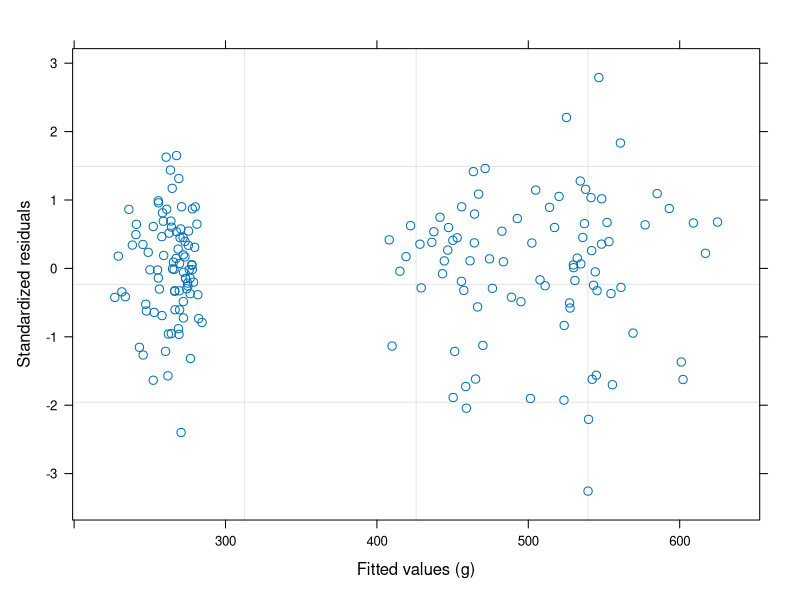
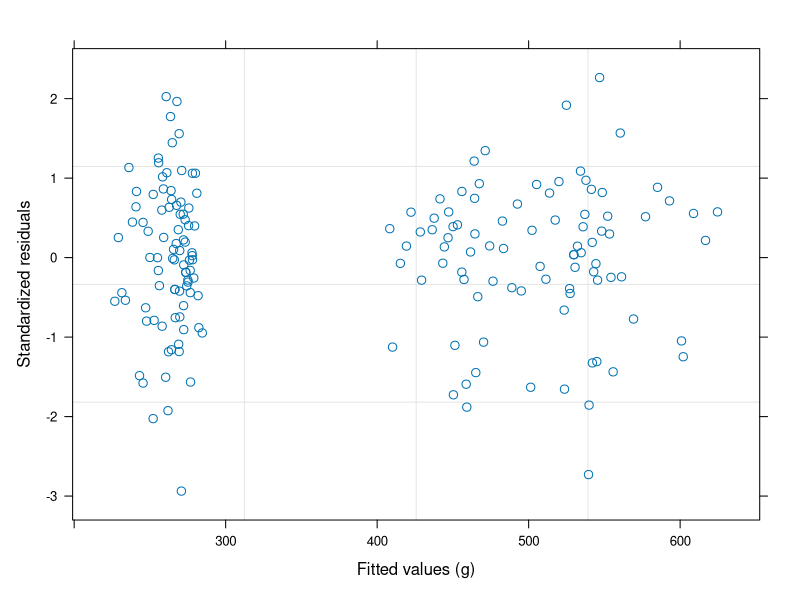
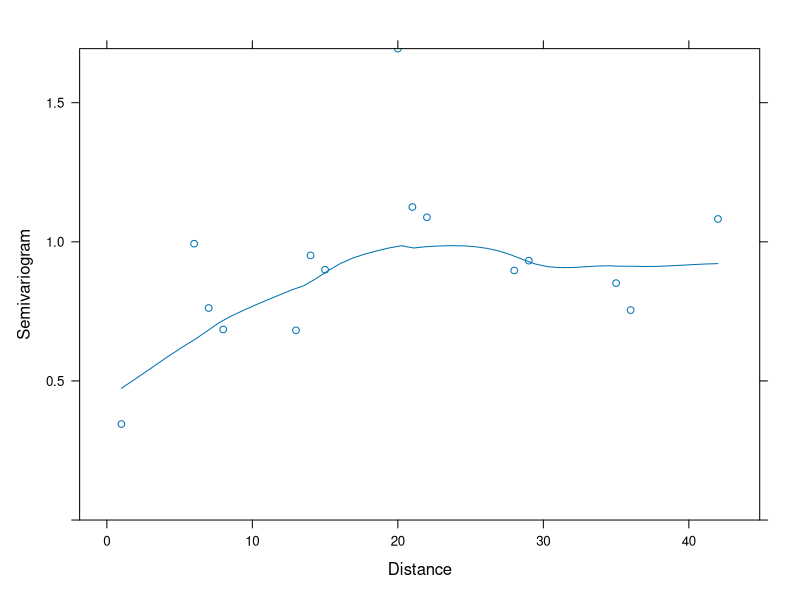
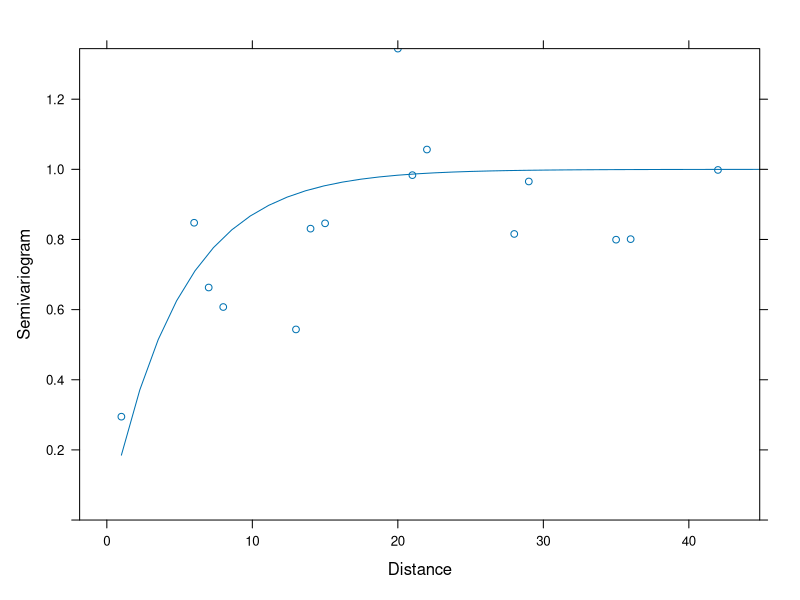
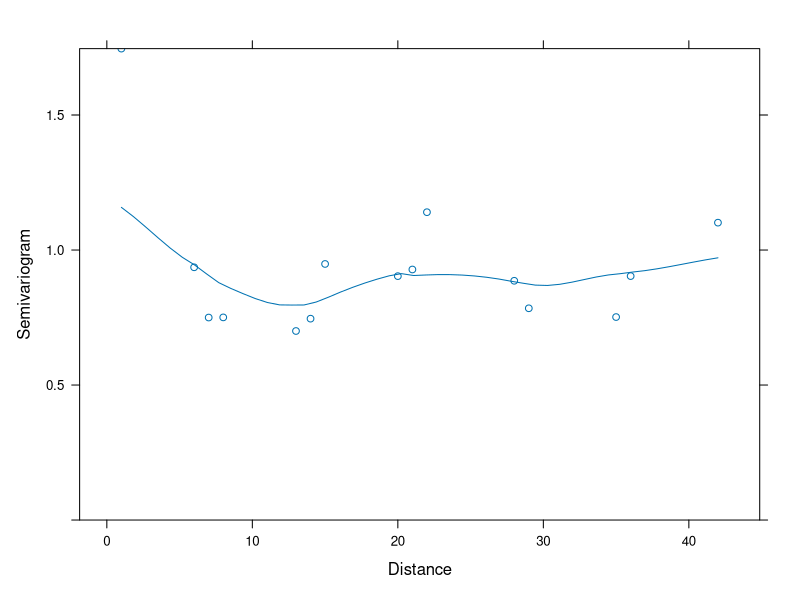

These figures' R source, in order:
library(nlme)
data(BodyWeight) #each package comes with complete examples to learn their use.
?BodyWeight # Read about example
options(contrasts=c("contr.treatment", "contr.poly"))

class(BodyWeight) # this is a groupedData object
# therefore, rat is already a grouping factor included in the randm effects by default. See the estimated random effects in the model. There are random effects in the intercept and time slope for each rat.
bw1.lme<-lme(weight~Time*Diet, BodyWeight, random=~Time)
bw2.lme<-lme(weight~Time*Diet, BodyWeight, random=~Time|Rat)
bw1.lme;bw2.lme
plot(bw1.lme, resid(., type="p")~fitted(.)) # typical heterogeneity of variance
bw2.lme<-update(bw1.lme,weights=varPower(form=~fitted(.)))

plot(bw2.lme, resid(., type="p")~fitted(.)) #check residuals again
#Suspect temporal autocorrelation of residuals, but sampling times are irregular so we use a spatial approach
vg<-Variogram(bw2.lme, form=~Time, maxDist=42)
vg
plot(vg) #plot the semivariogram
bw3.lme<-update(bw2.lme, corr=corExp(form=~Time))
bw3.lme
intervals(bw3.lme)# note that this example has heterogeneity of variance and lack of independence.
anova(bw2.lme, bw3.lme) #check significance of  adding a model for lack of independence.
plot(Variogram(bw3.lme, form=~Time, maxDist=42))
# what variogram model was used? find the default

plot( Variogram(bw3.lme, form = ~ Time, maxDist = 42, resType = "n", robust = T) ) # check variogram of data corrected for temporal correlation.
